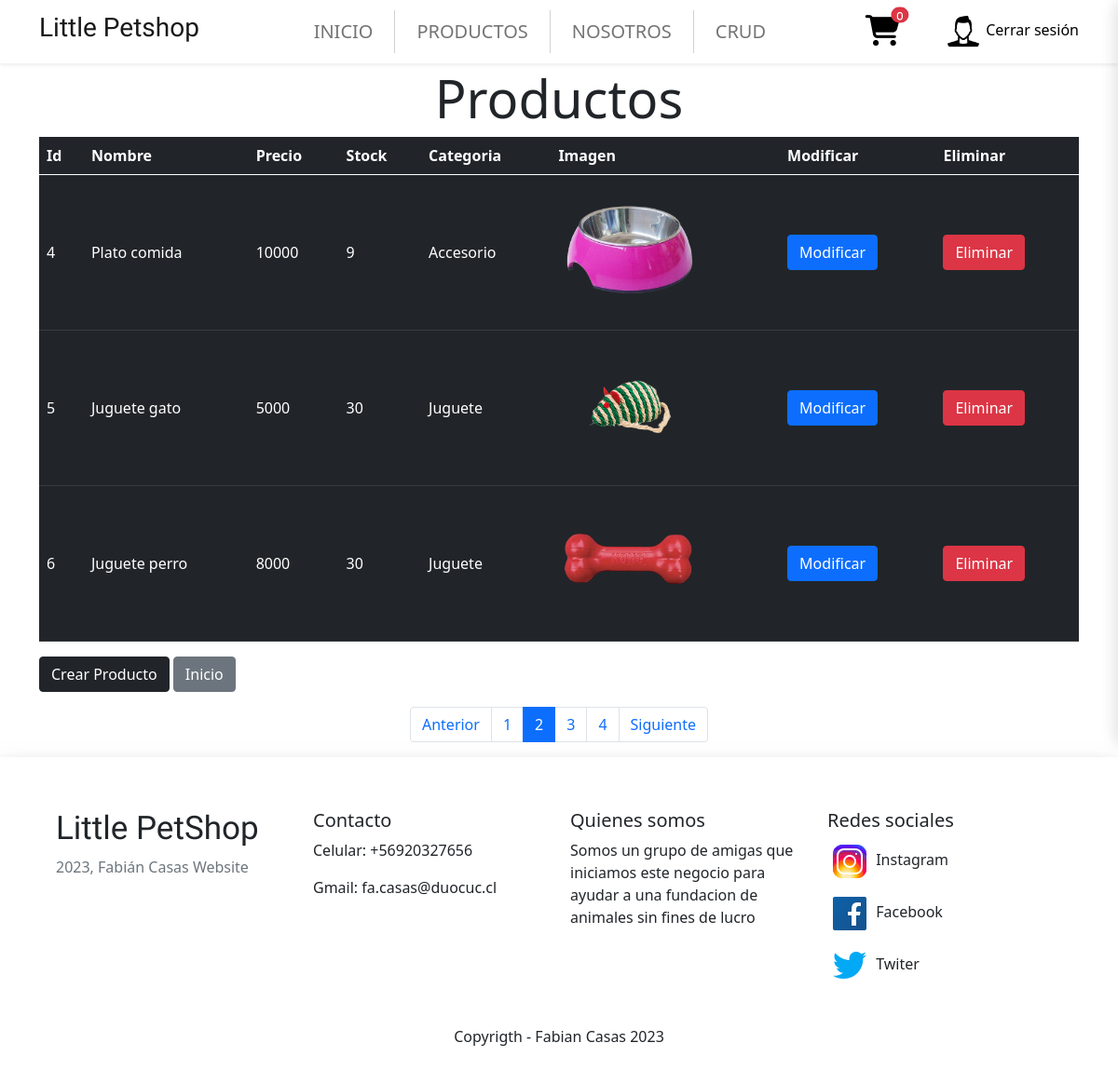
Page /listar/?page=2 (signed in) on the earlier database version.
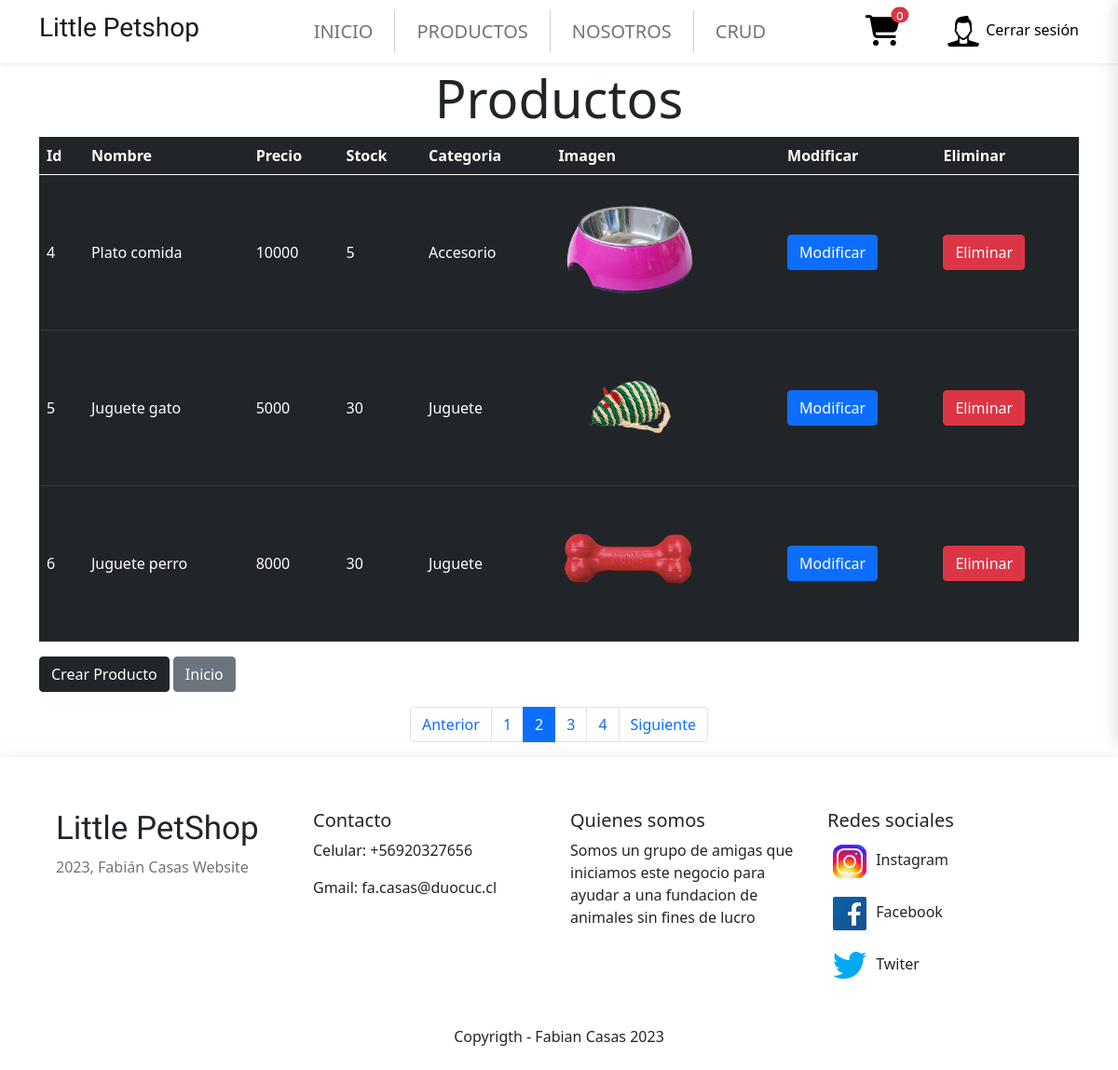
Same page on the later database version.
### Tienda/models.py (models this page shows, shortened)
class Producto(models.Model):
    idProducto   = models.CharField(primary_key=True, max_length=2,verbose_name="Id Producto")
    nombre       = models.CharField(max_length=50, verbose_name="Nombre")
    precio       = models.IntegerField(verbose_name="Precio")
    stock        = models.IntegerField(verbose_name="Stock", null=True)
    imagen       = models.ImageField(upload_to="imagenes", null=True, blank=True, verbose_name='Imagen')
    categoria    = models.ForeignKey(Categoria, on_delete=models.CASCADE, verbose_name="Categoria")
    descripcion  = models.TextField(verbose_name="Descripción", null=True, blank=True)
    especificaciones = models.TextField(verbose_name="Especificaciones", null=True, blank=True)
    fecha_creacion = models.DateTimeField(verbose_name="Fecha de creación", default=datetime.datetime.now)
    destacado    = models.BooleanField(default=False, verbose_name="Producto destacado")

class Categoria(models.Model):
    idCategoria     = models.IntegerField(primary_key=True, verbose_name="Id Categoria")
    nombreCategoria = models.CharField(max_length=50, verbose_name="Nombre de Categoria")
    def __str__(self):
        return self.nombreCategoria

### Tienda/views.py (the view)
# urls.py: path('listar/', views.listarProductos, name='listarProductos'),
@login_required
def listarProductos(request):
    v_productos = Producto.objects.all()
    page = request.GET.get('page', 1)
    try:
        paginator = Paginator(v_productos, 3)
        v_productos = paginator.page(page)
    except:
        raise Http404
    datos = {
        'entity':v_productos,
        'paginator':paginator
    }
    return render(request, 'listarproductos.html', datos)

### Tienda/context_processor.py (called while the page is built, shortened)
def total_carrito(request):
    total = 0
    cantidad_total_carrito = obtener_cantidad_total_carrito(request)
    total_precio = subtotal(request)
    return {'total_carrito':int(total),
            'cantidad_productos': cantidad_total_carrito,
            'subtotal':total_precio,
            }

### Tienda/views.py (called while the page is built)
def obtener_cantidad_total_carrito(request):
    carrito = request.session.get('carrito', {})
    cantidad_total = sum(item['cantidad'] for item in carrito.values())
    return cantidad_total

def subtotal(request):
    carrito = request.session.get('carrito', {})
    subtotal = sum(int(item['precio']) * item['cantidad'] for item in carrito.values())
    return subtotal

### Tienda/templates/listarproductos.html (shortened to what this page needs)
{% extends "base.html" %}
{% block content %}
<!DOCTYPE html>
<html lang="en">
<head>
    {% load static %}
    <link href="https://cdn.jsdelivr.net/npm/bootstrap@5.0.2/dist/css/bootstrap.min.css" rel="stylesheet"
>
    <link rel="stylesheet" type="text/css" href="{% static 'css/mystyles.css' %}">
    <div class="container mt-5 pt-4" style="height: auto;">
        <h1 class="display-4 text-center">Productos</h1>
        <table class="table table-dark table-hover">
            <thead>
                <tr>
                    <th>Id</th>
                    <th>Nombre</th>
                    <th>Precio</th>
                    <th>Stock</th>
                    <th>Categoria</th>
                    <th>Imagen</th>
                    <th>Modificar</th>
                    <th>Eliminar</th>
                </tr>
            </thead>
            <tbody>
                {%for i in entity%}
                <tr style="vertical-align: middle;">
                    <td>{{ i.idProducto }}</td>
                    <td>{{ i.nombre }}</td>
                    <td>{{ i.precio }}</td>
                    <td>{{ i.stock }}</td>
                    <td>{{ i.categoria }}</td>
                    {% if i.imagen %}
                        <td>
                            <img src="{{ i.imagen.url }}" width="150px" alt="">
                        </td>
                    {% else %}
                        <td>
                            <p style="color: red;">Sin imagen :c</p>
                        </td>
                    {% endif %}
                    <td><a href="{% url 'modificarProductos' i.idProducto %}" class="btn btn-primary">Modificar</a></td>
                    <td><a href="#" onclick="eliminarProducto({{ i.idProducto }})" class="btn btn-danger">Eliminar</a></td>
                </tr>
                {%endfor%}
            </tbody>
        </table>
        <a href="{% url 'crearProductos' %}" class="btn btn-dark mb-3">Crear Producto</a>
        <a href="{% url 'inicio' %}" class="btn btn-secondary mb-3">Inicio</a>
        <div>
            {% include 'paginator.html' %}
        </div>
    </div>
{% endblock %}

Differences in the rows shown:
changed Producto "Plato comida": stock "9" → "5"
